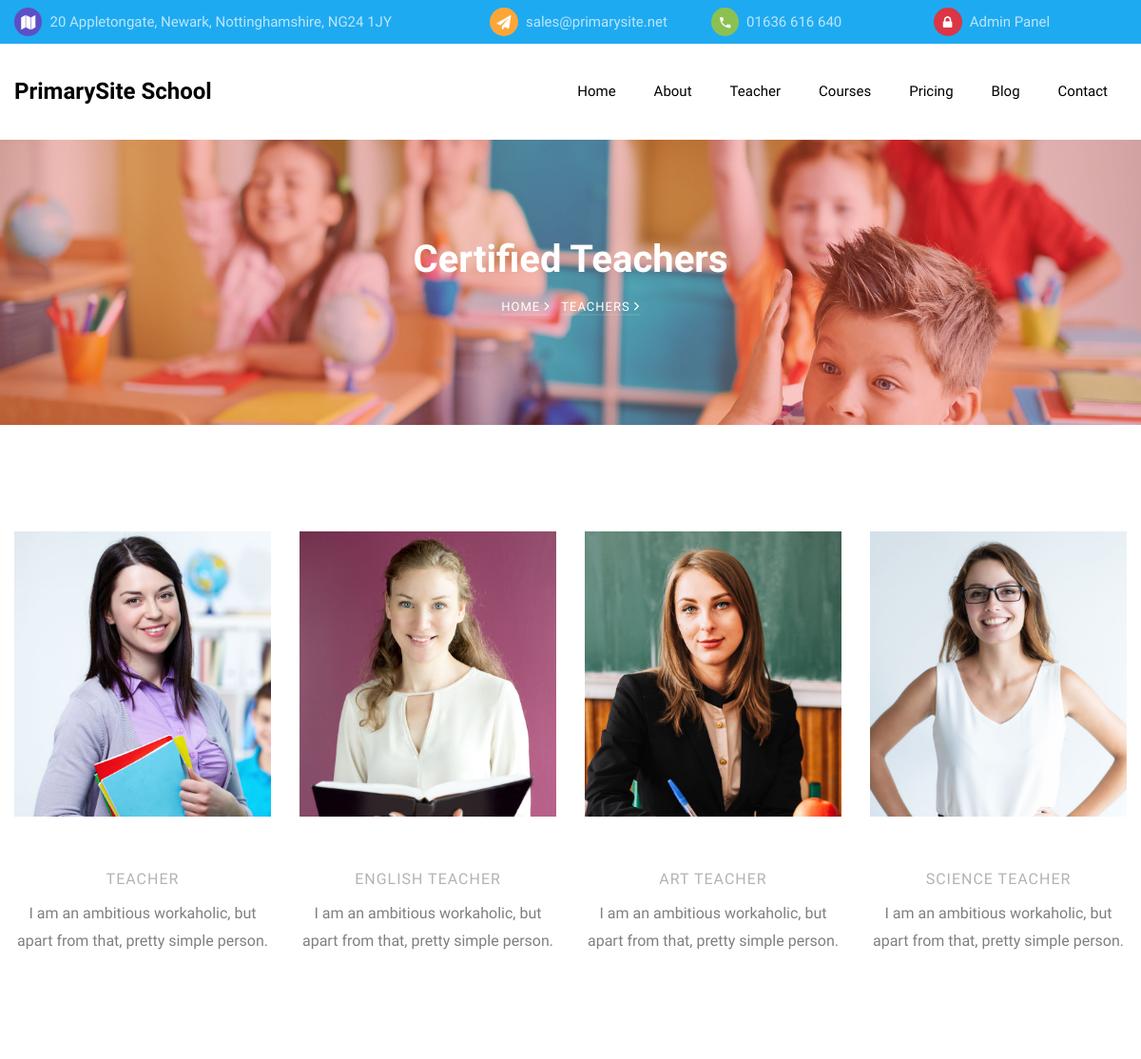
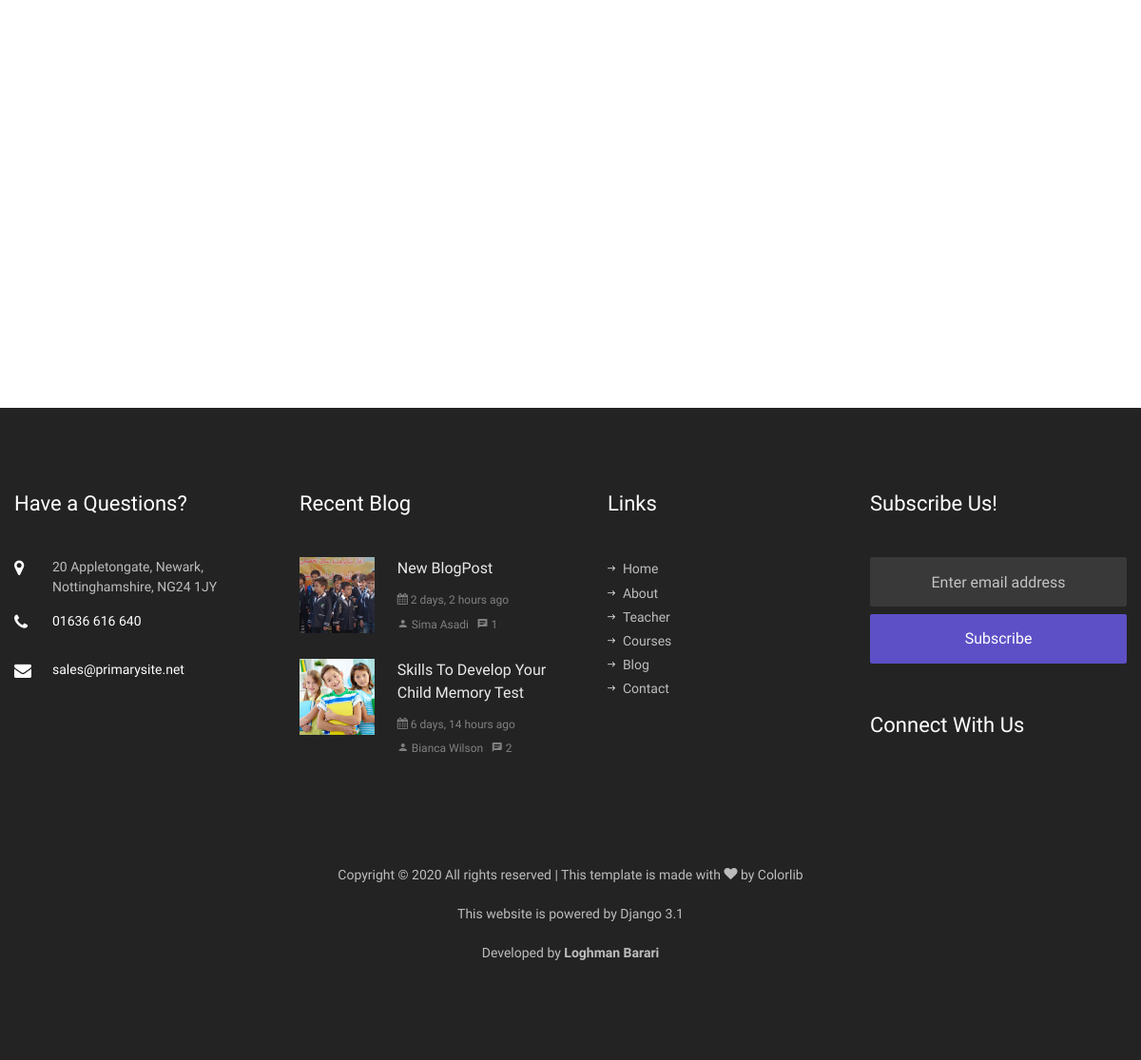
The page /teachers on the database its author committed (2 pictures, top to bottom).
### pages/models.py (models this page shows, shortened)
class Setting(models.Model):
    class Meta:
        db_table = 'kiddos_settings'
    name = models.CharField('Name', primary_key=True,
                            max_length=50, blank=False, null=False)
    value = models.TextField('Value', blank=True, null=True)

class Teacher(models.Model):
    class Meta:
        db_table = 'kiddos_teacher'
    full_name = models.CharField(_('Full Name'), max_length=60)
    position = models.ForeignKey(TeacherPosition, on_delete=models.DO_NOTHING,
                                 related_name='+', verbose_name=_('Position'))
    short_desc = models.CharField(_('Short Description'), max_length=256)
    photo = models.ImageField(verbose_name=_('Photo'), upload_to='photos/%Y/%m/%d/',
                              null=True, blank=True,
                              validators=[validate_image_size])
    twitter = models.CharField(_('Twitter Account'), max_length=30,
                               blank=True, null=True)
    facebook = models.CharField(_('Facebook Account'), max_length=30,
                                blank=True, null=True)
    googleplus = models.CharField(_('Google+ Account'), max_length=30,
                                  blank=True, null=True)
    instagram = models.CharField(_('Instagram Account'), max_length=30,
                                 blank=True, null=True)
    is_published = models.BooleanField(_('Is published!'), default=True,
                                       null=False)
    publish_on_index = models.BooleanField(_('Is published on index page?!'),
                                           default=True, null=False)
    def __str__(self):
        return self.full_name

class TeacherPosition(models.Model):
    class Meta:
        db_table = 'kiddos_teacher_position'
    name = models.CharField(_('Name'), max_length=50, blank=False, null=False)
    def __str__(self):
        return self.name

class BlogPost(models.Model):
    class Meta:
        db_table = 'kiddos_blog_post'
        indexes = [
            models.Index(name='search_on_blog_pots',
                         fields=['is_published', 'title', 'short_desc']),
        ]
        ordering = ('-create_date',)
    title = models.CharField('Title', max_length=128, blank=False, null=False,
                             help_text='Enter title of blog post')
    short_desc = models.CharField('Short Description', max_length=256)
    body = models.TextField(
        'Body', help_text='HTML tags can be used to decorating the text')
    tags = models.CharField(_('Tags'), max_length=128,
                            blank=True, null=False, default='')
    image = models.ImageField('Image', upload_to='images/%Y/%m/%d/',
                              validators=[validate_image_size])
    is_published = models.BooleanField(_('Is published!'), default=True)
    author = models.ForeignKey('pages.Teacher', on_delete=models.DO_NOTHING,
                               related_name='+', null=True,
                               verbose_name=_('Author'))
    create_date = models.DateTimeField(verbose_name=_('Creation Date'),
                                       auto_now_add=True, blank=True)
    create_user = models.ForeignKey(
        settings.AUTH_USER_MODEL,
        on_delete=models.CASCADE,
        related_name='+',
        blank=True,
        null=True,
        verbose_name=_('Created by'),
    )
    @property
    def published_comments(self):
        return PostComment.objects.filter(blog_post__id=self.id,
                                          is_published=True)
    def get_absolute_url(self):
        from django.urls import reverse
        return reverse('blog-single', args=[str(self.id)])

### pages/views.py (the view)
# urls.py: path('teachers', views.teacher, name='teachers'),
def teacher(request, id=None):
    if id is None:
        teachers = models.Teacher.objects.filter(is_published=True)
        return render(request, 'pages/teachers.html', {'teachers': teachers})
    teacher = get_object_or_404(models.Teacher, pk=id)
    return render(request, 'pages/teacher.html', {'teacher': teacher})

### pages/views.py (called while the page is built)
def render(request, template, data=None):
    if data is None:
        data = {}
    data.update(services.get_website_settings())
    return _render(request, template, data)

### templates/pages/teachers.html (shortened to what this page needs)
{% extends 'base.html' %}
{% load static %}
{% block content %}
<section class="hero-wrap hero-wrap-2" style="background-image: url('{% static 'images/bg_2.jpg' %}');">
    <div class="overlay"></div>
    <div class="container">
        <div class="row no-gutters slider-text align-items-center justify-content-center">
            <div class="col-md-9 ftco-animate text-center">
                <h1 class="mb-2 bread">Certified Teachers</h1>
                <p class="breadcrumbs"><span class="mr-2"><a href="{% url 'index' %}">Home <i
                                class="ion-ios-arrow-forward"></i></a></span> <span>Teachers <i
                            class="ion-ios-arrow-forward"></i></span></p>
            </div>
        </div>
    </div>
</section>
<section class="ftco-section ftco-no-pb">
    <div class="container">
        <div class="row">
            {% if teachers %}
            {% for teacher in teachers %}
            <div class="col-md-6 col-lg-3 ftco-animate">
                <div class="staff">
                    <div class="img-wrap d-flex align-items-stretch">
                        <div class="img align-self-stretch" style="background-image: url('{{ teacher.photo.url }}');">
                        </div>
                    </div>
                    <div class="text pt-3 text-center">
                        <span class="position mb-2">{{ teacher.position }}</span>
                        <div class="faded">
                            <p>{{ teacher.short_desc }}</p>
                        </div>
                    </div>
                </div>
            </div>
            {% endfor %}
            {% else %}
            <h1>No teacher found!</h1>
            {% endif %}
        </div>
    </div>
</section>
{% endblock %}

### templates/partials/_topbar.html
<div class="py-2 bg-primary">
    <div class="container">
        <div class="row no-gutters d-flex align-items-start align-items-center px-3 px-md-0">
            <div class="col-lg-12 d-block">
                <div class="row d-flex">
                    <div class="col-md-5 pr-4 d-flex topper align-items-center">
                        <div class="icon bg-fifth mr-2 d-flex justify-content-center align-items-center"><span
                                class="icon-map"></span></div>
                        <span class="text">{{ settings_address }}</span>
                    </div>
                    <div class="col-md pr-4 d-flex topper align-items-center">
                        <div class="icon bg-secondary mr-2 d-flex justify-content-center align-items-center"><span
                                class="icon-paper-plane"></span></div>
                        <a href="mailto:{{ settings_email }}"><span class="text">{{ settings_email }}</span></a>
                    </div>
                    <div class="col-md pr-4 d-flex topper align-items-center">
                        <div class="icon bg-tertiary mr-2 d-flex justify-content-center align-items-center"><span
                                class="icon-phone2"></span></div>
                        <span class="text">{{ settings_phone_no }}</span>
                    </div>
                    <div class="col-md pr-4 d-flex topper align-items-center">
                        <div class="icon bg-danger mr-2 d-flex justify-content-center align-items-center"><span
                                class="icon-lock"></span></div>
                        <a href="{% url 'admin:login' %}"><span class="text">Admin Panel</span></a>
                    </div>
                </div>
            </div>
        </div>
    </div>
</div>

### templates/partials/_navbar.html (shortened to what this page needs)
<nav class="navbar navbar-expand-lg navbar-dark bg-dark ftco_navbar ftco-navbar-light" id="ftco-navbar">
    <div class="container d-flex align-items-center">
        <a class="navbar-brand" href="{% url 'index' %}">{{ settings_website_name }}</a>
        <div class="collapse navbar-collapse" id="ftco-nav">
            <ul class="navbar-nav ml-auto">
                <li {% if '/' == request.path %} class="nav-item active" {% else %} class="nav-item" {% endif %}><a
                        href="{% url 'index' %}" class="nav-link pl-0">Home</a></li>
                <li {% if '/about' == request.path %} class="nav-item active" {% else %} class="nav-item" {% endif %}><a
                        href="{% url 'about' %}" class="nav-link">About</a></li>
                <li {% if '/teacher' == request.path %} class="nav-item active" {% else %} class="nav-item" {% endif %}>
                    <a href="{% url 'teachers' %}" class="nav-link">Teacher</a></li>
                <li {% if '/courses' == request.path %} class="nav-item active" {% else %} class="nav-item" {% endif %}>
                    <a href="{% url 'courses' %}" class="nav-link">Courses</a></li>
                <li {% if '/pricing' == request.path %} class="nav-item active" {% else %} class="nav-item" {% endif %}>
                    <a href="{% url 'pricing' %}" class="nav-link">Pricing</a></li>
                <li {% if '/blog' == request.path %} class="nav-item active" {% else %} class="nav-item" {% endif %}><a
                        href="{% url 'blog' %}" class="nav-link">Blog</a></li>
                <li {% if '/contact' == request.path %} class="nav-item active" {% else %} class="nav-item" {% endif %}>
                    <a href="{% url 'contact' %}" class="nav-link">Contact</a></li>
            </ul>
        </div>
    </div>
</nav>

### templates/partials/_footer.html (shortened to what this page needs)
{% load humanize %}
<footer class="ftco-footer ftco-bg-dark ftco-section">
  <div class="container">
    <div class="row mb-5">
      <div class="col-md-6 col-lg-3">
        <div class="ftco-footer-widget mb-5">
          <h2 class="ftco-heading-2">Have a Questions?</h2>
          <div class="block-23 mb-3">
            <ul>
              <li>
                <span class="icon icon-map-marker"></span>
                <span class="text">{{ settings_address }}</span>
              </li>
              <li>
                <a href="#"><span class="icon icon-phone"></span>
                  <span class="text">{{ settings_phone_no }}</span></a>
              </li>
              <li>
                <a href="#">
                  <span class="icon icon-envelope"></span>
                  <span class="text">{{ settings_email }}</span></a>
              </li>
            </ul>
          </div>
        </div>
      </div>
      <div class="col-md-6 col-lg-3">
        <div class="ftco-footer-widget mb-5">
          <h2 class="ftco-heading-2">Recent Blog</h2>
          {% if latest_blog_posts %} {% for blog_post in latest_blog_posts %}
          <div class="block-21 mb-4 d-flex">
            <a href="{% url 'blog-single' blog_post.id %}" class="blog-img mr-4"
              style="background-image: url('{{ blog_post.image.url }}');"></a>
            <div class="text">
              <h3 class="heading">
                <a href="{% url 'blog-single' blog_post.id %}">
                  {{ blog_post.title }}</a></h3>
              <div class="meta">
                <div>
                  <a href="#">
                    <span class="icon-calendar"></span>
                    {{ blog_post.create_date|naturaltime }}</a>
                </div>
                <div>
                  <a href="{% url 'teacher' blog_post.author.id %}"><span class="icon-person"></span>
                    {{ blog_post.author }}</a>
                </div>
                <div>
                  <a href="{{ blog_post.get_absolute_url }}">
                    <span class="icon-chat"></span> {{ blog_post.published_comments.count }}</a>
                </div>
              </div>
            </div>
          </div>
          {% endfor %} {% else %}
          <h3>No recent post found!</h3>
          {% endif %}
        </div>
      </div>
      <div class="col-md-6 col-lg-3">
        <div class="ftco-footer-widget mb-5 ml-md-4">
          <h2 class="ftco-heading-2">Links</h2>
          <ul class="list-unstyled">
            <li>
              <a href="{% url 'index' %}"><span class="ion-ios-arrow-round-forward mr-2"></span>Home</a>
            </li>
            <li>
              <a href="{% url 'about' %}"><span class="ion-ios-arrow-round-forward mr-2"></span>About</a>
            </li>
            <li>
              <a href="{% url 'teachers' %}"><span class="ion-ios-arrow-round-forward mr-2"></span>Teacher</a>
            </li>
            <li>
              <a href="{% url 'courses' %}"><span class="ion-ios-arrow-round-forward mr-2"></span>Courses</a>
            </li>
            <li>
              <a href="{% url 'blog' %}"><span class="ion-ios-arrow-round-forward mr-2"></span>Blog</a>
            </li>
            <li>
              <a href="{% url 'contact' %}"><span class="ion-ios-arrow-round-forward mr-2"></span>Contact</a>
            </li>
          </ul>
        </div>
      </div>
      <div class="col-md-6 col-lg-3">
        <div class="ftco-footer-widget mb-5">
          <h2 class="ftco-heading-2">Subscribe Us!</h2>
          <form action="{% url 'subscribe-me' %}" method="POST" class="subscribe-form">
            <div class="form-group">
              <input type="email" name="email" required class="form-control mb-2 text-center"
                placeholder="Enter email address" />
              <input type="submit" value="Subscribe" class="form-control submit px-3" />
            </div>
          </form>
        </div>
        <div class="ftco-footer-widget mb-5">
          <h2 class="ftco-heading-2 mb-0">Connect With Us</h2>
          <ul class="ftco-footer-social list-unstyled float-md-left float-lft mt-3">
          </ul>
        </div>
      </div>
    </div>
    <div class="row">
      <div class="col-md-12 text-center">
        <p>
          Copyright &copy;
          All rights reserved | This template is made with
          <i class="icon-heart" aria-hidden="true"></i> by
          <a href="https://colorlib.com" target="_blank">Colorlib</a>
        </p>
        <p>This website is powered by Django 3.1</p>
        <p>
          Developed by
          <b><a href="https://ir.linkedin.com/in/loghman-barari-13095724" target="_blank">Loghman Barari</a>
          </b>
        </p>
      </div>
    </div>
  </div>
</footer>

### kiddos/static/css/icomoon.css (style rules this page uses)
[class^="icon-"], [class*=" icon-"] { font-family: 'icomoon' !important; speak: none; font-style: normal; font-weight: normal; font-variant: normal; text-transform: none; line-height: 1; -webkit-font-smoothing: antialiased; -moz-osx-font-smoothing: grayscale; }
.icon-heart:before { content: "\f004"; }
.icon-lock:before { content: "\f023"; }
.icon-map-marker:before { content: "\f041"; }
.icon-calendar:before { content: "\f073"; }
.icon-phone:before { content: "\f095"; }
.icon-envelope:before { content: "\f0e0"; }
.icon-paper-plane:before { content: "\f1d8"; }
.icon-map:before { content: "\f279"; }
.icon-phone2:before { content: "\e0cd"; }
.icon-chat:before { content: "\e0b7"; }
.icon-person:before { content: "\e7fd"; }

### rows shown on the page
Setting: value "20 Appletongate, Newark, Nottinghamshire, NG24 1JY"
Setting: value "sales@primarysite.net"
Setting: value "01636 616 640"
Setting: value "PrimarySite School"
Teacher: photo (picture), position "TEACHER", short_desc "I am an ambitious workaholic, but apart from that, pretty simple person."
Teacher: photo (picture), position "ENGLISH TEACHER", short_desc "I am an ambitious workaholic, but apart from that, pretty simple person."
Teacher: photo (picture), position "ART TEACHER", short_desc "I am an ambitious workaholic, but apart from that, pretty simple person."
Teacher: photo (picture), position "SCIENCE TEACHER", short_desc "I am an ambitious workaholic, but apart from that, pretty simple person."
BlogPost: image (picture), title "New BlogPost", create_date "2 days, 2 hours ago", author "Sima Asadi", published_comments.count "1"
BlogPost: image (picture), title "Skills To Develop Your Child Memory Test", create_date "6 days, 14 hours ago", author "Bianca Wilson", published_comments.count "2"
